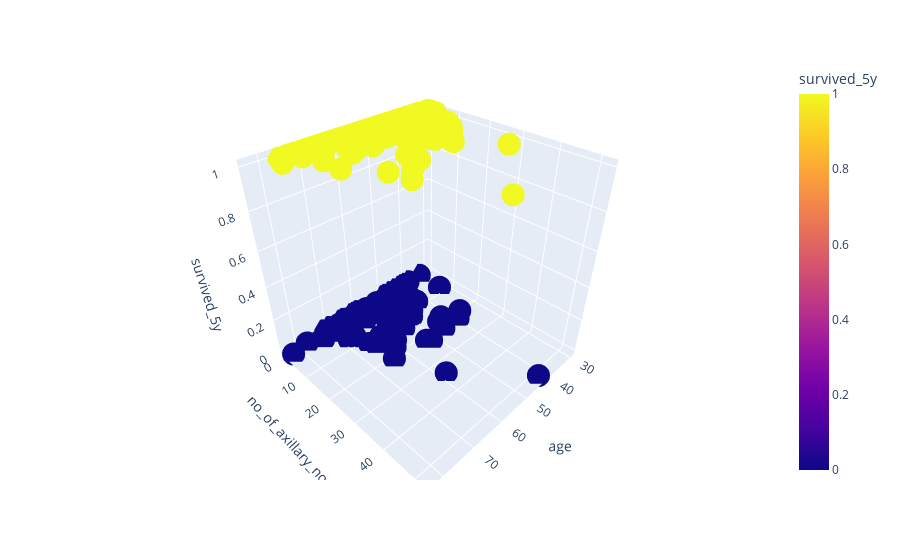

Notebook code for this chart:
### Code cell
import plotly.express as px
fig = px.scatter_3d(haberman, x='age', y='no_of_axillary_nodes', z='survived_5y',
              color='survived_5y')
fig.show()

### Figure 1 — Plotly figure (JSON) as saved in the notebook; plotly's stock layout.template omitted (floating-point values rounded to 4 significant figures; data arrays with more than 128 entries replaced by an {"elided": "..."} marker saying what was removed)
{"data": [{"hovertemplate": "age=%{x}<br>no_of_axillary_nodes=%{y}<br>survived_5y=%{marker.color}<extra></extra>", "legendgroup": "", "marker": {"color": {"elided": "306 int values"}, "coloraxis": "coloraxis", "symbol": "circle"}, "mode": "markers", "name": "", "scene": "scene", "showlegend": false, "type": "scatter3d", "x": {"elided": "306 int values"}, "y": {"elided": "306 int values"}, "z": {"elided": "306 int values"}}], "layout": {"coloraxis": {"colorbar": {"title": {"text": "survived_5y"}}, "colorscale": [[0, "#0d0887"], [0.1111, "#46039f"], [0.2222, "#7201a8"], [0.3333, "#9c179e"], [0.4444, "#bd3786"], [0.5556, "#d8576b"], [0.6667, "#ed7953"], [0.7778, "#fb9f3a"], [0.8889, "#fdca26"], [1, "#f0f921"]]}, "legend": {"tracegroupgap": 0}, "margin": {"t": 60}, "scene": {"domain": {"x": [0, 1], "y": [0, 1]}, "xaxis": {"title": {"text": "age"}}, "yaxis": {"title": {"text": "no_of_axillary_nodes"}}, "zaxis": {"title": {"text": "survived_5y"}}}}}
